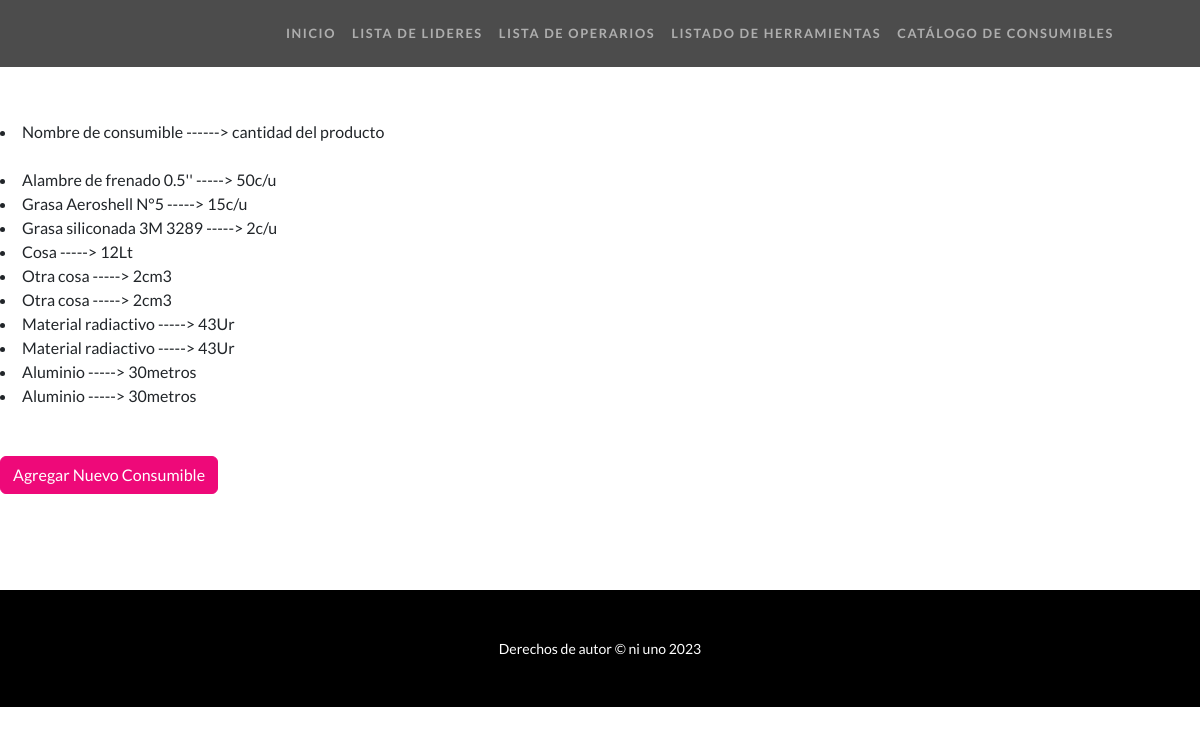
/consumibles/, run on the app's committed database.
### taller/models.py (models this page shows)
class Consumible(models.Model):
    nombre      = models.CharField(max_length=50)
    descripcion = models.CharField(max_length=50)
    cantidad      = models.IntegerField()
    unidad      = models.CharField(max_length=10, default='c/u')
    def __str__(self) -> str:
        return self.nombre + ' -----> ' + str(self.cantidad) + self.unidad

### taller/views.py (the view)
# urls.py: path('consumibles/', views.leerConsumibles, name="Consumibles"),
def leerConsumibles(request):
    consumibles = Consumible.objects.all()
    contexto = {"Consumibles": consumibles}
    return render(request, "taller/consumibles.html", contexto)

### taller/templates/taller/consumibles.html (shortened to what this page needs)
{% extends 'taller/base.html' %}
{% load static %}
{% block main %}
<br/><br/><br/><br/><br/>
<li>Nombre de consumible ------> cantidad del producto </li>
<br/>
<body>
    {% for consumible in Consumibles %}
    <li>{{consumible}}</li>
    {% endfor %}
    <br/><br/>
    <a class="btn btn-primary" href="{%url 'NuevoConsumible'%}" role="button">Agregar Nuevo Consumible</a>
</body>
<br/><br/><br/><br/><br/>
    {% endblock main %}

### data on the page
Consumible: nombre+cantidad+unidad "Alambre de frenado 0.5'' -----> 50c/u"
Consumible: nombre+cantidad+unidad "Grasa Aeroshell N°5 -----> 15c/u"
Consumible: nombre+cantidad+unidad "Grasa siliconada 3M 3289 -----> 2c/u"
Consumible: nombre+cantidad+unidad "Cosa -----> 12Lt"
Consumible: nombre+cantidad+unidad "Otra cosa -----> 2cm3"
Consumible: nombre+cantidad+unidad "Otra cosa -----> 2cm3"
Consumible: nombre+cantidad+unidad "Material radiactivo -----> 43Ur"
Consumible: nombre+cantidad+unidad "Material radiactivo -----> 43Ur"
Consumible: nombre+cantidad+unidad "Aluminio -----> 30metros"
Consumible: nombre+cantidad+unidad "Aluminio -----> 30metros"
